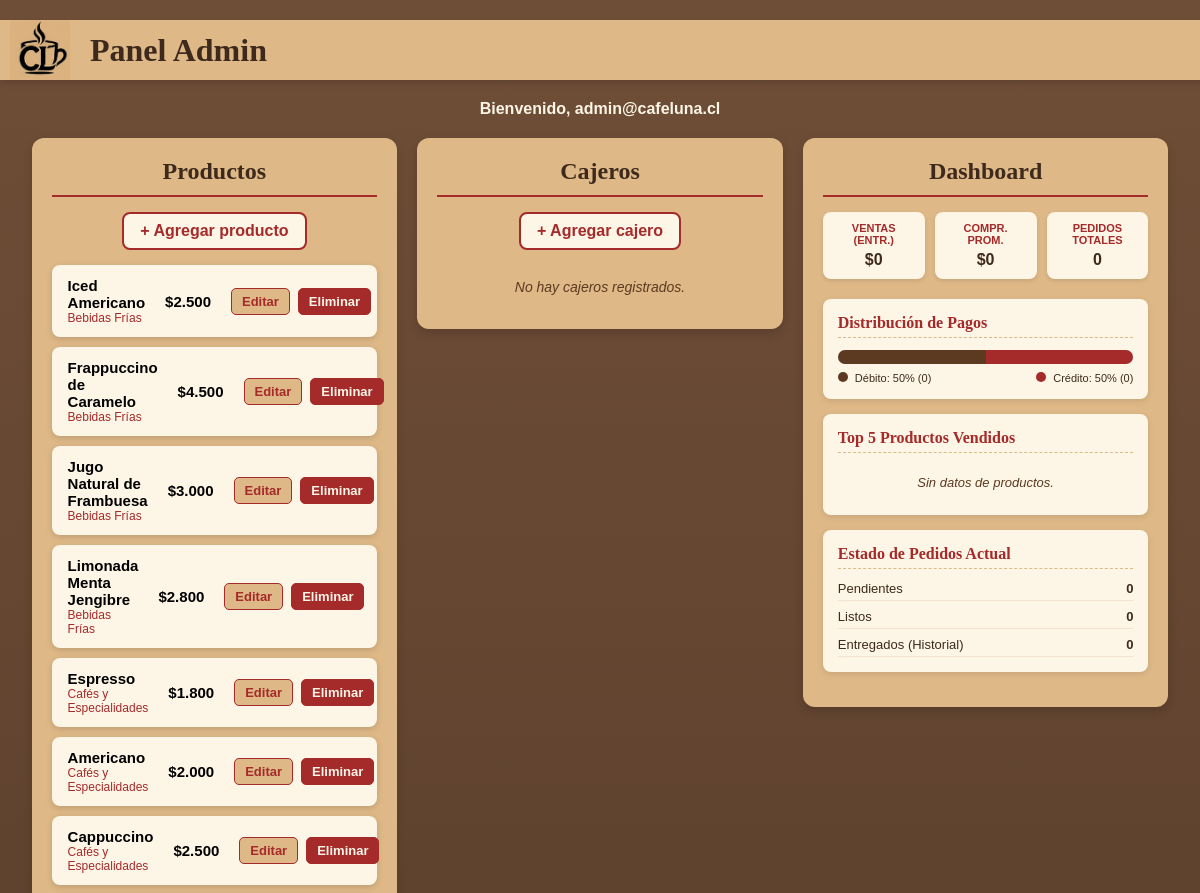
The app's page /principal.php (signed in, upper part), older data.
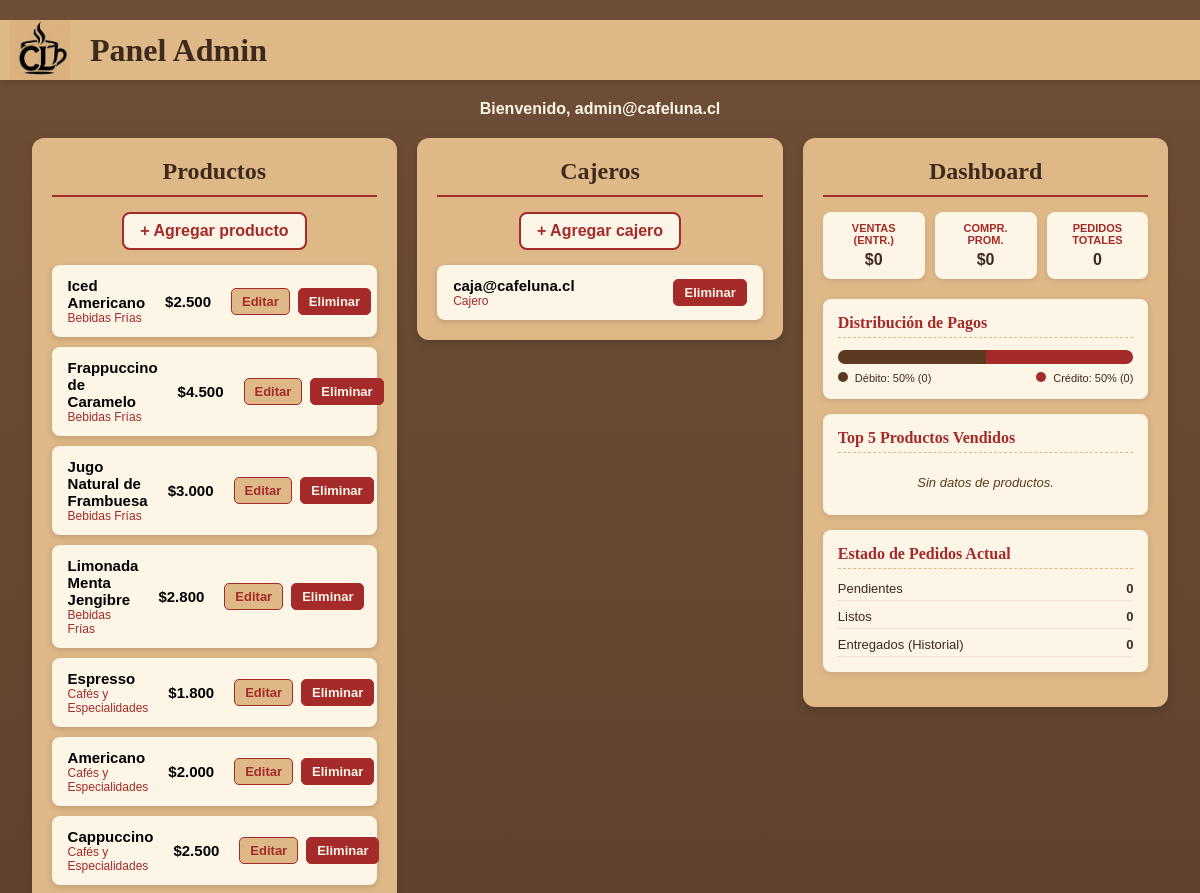
The same page, newer data.
### tables this page shows
CREATE TABLE producto (
    id INT AUTO_INCREMENT PRIMARY KEY,
    nombre VARCHAR(100) NOT NULL,
    precio INT NOT NULL,
    id_categoria INT NOT NULL,
    FOREIGN KEY (id_categoria) REFERENCES categoria(id)
);

CREATE TABLE categoria (
    id INT AUTO_INCREMENT PRIMARY KEY,
    nombre VARCHAR(50) NOT NULL
);

CREATE TABLE usuario (
    id INT AUTO_INCREMENT PRIMARY KEY,
    correo VARCHAR(100) NOT NULL,
    contrasenia VARCHAR(255) NOT NULL,
    rol VARCHAR(20) DEFAULT 'admin'
);

### principal.php (the view, shortened to what this page needs)
<?php
$conexion = conectarDB();
$kpi_query = $conexion->query("SELECT SUM(total) as total_ventas, COUNT(id) as total_pedidos, AVG(total) as ticket_promedio FROM pedido WHERE id_estado = 3");
$kpis = $kpi_query ? $kpi_query->fetch_assoc() : null;
$total_ventas = $kpis && $kpis["total_ventas"] ? (int)$kpis["total_ventas"] : 0;
$ticket_promedio = $kpis && $kpis["ticket_promedio"] ? (float)$kpis["ticket_promedio"] : 0;
$total_pedidos_query = $conexion->query("SELECT COUNT(id) as cant FROM pedido");
$total_pedidos_general = $total_pedidos_query ? (int)$total_pedidos_query->fetch_assoc()["cant"] : 0;
$estados_cant = [1 => 0, 2 => 0, 3 => 0];
$metodos_pago = ["credito" => 0, "debito" => 0];
$total_metodos = 0;
$ventas_productos = [];
arsort($ventas_productos);
$top_productos = array_slice($ventas_productos, 0, 5, true);
?>
<!DOCTYPE html>
<html lang="es">
<head>
    <link href="estilos/estilos.css" rel="stylesheet"/>
</head>
<body>
    <header class="banner-flotante">
        <div class="banner-imagen">
            <img src="imagenes/logo.png" alt="Logo Café Luna">
        </div>
        <h2 style="color: #3d2a1d; margin: 0; font-family: Impact, serif; font-size: 32px;">Panel Admin</h2>
    </header>
    <div class="admin-contenedor">
        <p class="admin-bienvenida">Bienvenido, <?php echo htmlspecialchars($_SESSION["admin"]); ?></p>
        <div class="columnas-admin">
            <div class="columna-admin">
                <h2>Productos</h2>
                <div style="text-align: center; margin-bottom: 15px;">
                    <a href="AdminPhps/adminAgregar.php" class="btn-agregar" style="margin-bottom: 0;">+ Agregar producto</a>
                </div>
                <div class="contenedor-productos-admin">
                    <?php
                    $resultado = $conexion->query("SELECT producto.*, categoria.nombre AS nombre_categoria
                        FROM producto
                        JOIN categoria ON producto.id_categoria = categoria.id
                        ORDER BY categoria.nombre");
                    while ($fila = $resultado->fetch_assoc()) {
                    ?>
                    <div class="tarjeta-producto-admin">
                        <div class="tarjeta-info">
                            <p class="tarjeta-nombre"><?php echo $fila["nombre"]; ?></p>
                            <p class="tarjeta-categoria"><?php echo $fila["nombre_categoria"]; ?></p>
                        </div>
                        <p class="tarjeta-precio">$<?php echo number_format($fila["precio"], 0, ',', '.'); ?></p>
                        <div class="tarjeta-acciones">
                            <a href="AdminPhps/adminEditar.php?id=<?php echo $fila['id']; ?>" class="btn-editar">Editar</a>
                            <a href="AdminPhps/adminEliminar.php?id=<?php echo $fila['id']; ?>" class="btn-eliminar" onclick="return confirm('¿Eliminar este producto?')">Eliminar</a>
                        </div>
                    </div>
                    <?php } ?>
                </div>
            </div>
            <div class="columna-admin">
                <h2>Cajeros</h2>
                <div style="text-align: center; margin-bottom: 15px;">
                    <a href="AdminPhps/adminAgregarCajero.php" class="btn-agregar" style="margin-bottom: 0;">+ Agregar cajero</a>
                </div>
                <div class="contenedor-productos-admin">
                    <?php
                    $resultado_cajeros = $conexion->query("SELECT * FROM usuario WHERE rol = 'caja' ORDER BY correo");
                    if ($resultado_cajeros && $resultado_cajeros->num_rows > 0) {
                        while ($fila_caja = $resultado_cajeros->fetch_assoc()) {
                        ?>
                        <div class="tarjeta-producto-admin">
                            <div class="tarjeta-info">
                                <p class="tarjeta-nombre"><?php echo htmlspecialchars($fila_caja["correo"]); ?></p>
                                <p class="tarjeta-categoria">Cajero</p>
                            </div>
                            <div class="tarjeta-acciones">
                                <a href="AdminPhps/adminEliminarCajero.php?id=<?php echo $fila_caja['id']; ?>" class="btn-eliminar" onclick="return confirm('¿Eliminar este cajero?')">Eliminar</a>
                            </div>
                        </div>
                        <?php
                        }
                    } else {
                    ?>
                        <p style="color: #5c3a21; font-style: italic; font-size: 14px; text-align: center;">No hay cajeros registrados.</p>
                    <?php
                    }
                    ?>
                </div>
            </div>
            <div class="columna-admin">
                <h2>Dashboard</h2>
                <div class="dashboard-kpis">
                    <div class="kpi-tarjeta">
                        <div class="kpi-titulo">Ventas (Entr.)</div>
                        <div class="kpi-valor">$<?php echo number_format($total_ventas, 0, ',', '.'); ?></div>
                    </div>
                    <div class="kpi-tarjeta">
                        <div class="kpi-titulo">Compr. Prom.</div>
                        <div class="kpi-valor">$<?php echo number_format($ticket_promedio, 0, ',', '.'); ?></div>
                    </div>
                    <div class="kpi-tarjeta">
                        <div class="kpi-titulo">Pedidos Totales</div>
                        <div class="kpi-valor"><?php echo $total_pedidos_general; ?></div>
                    </div>
                </div>
                <div class="dashboard-seccion">
                    <h3>Distribución de Pagos</h3>
                    <?php
                    $pct_debito = $total_metodos > 0 ? round(($metodos_pago["debito"] / $total_metodos) * 100) : 50;
                    $pct_credito = $total_metodos > 0 ? round(($metodos_pago["credito"] / $total_metodos) * 100) : 50;
                    ?>
                    <div class="barra-progreso-doble">
                        <div class="progreso-debito" style="width: <?php echo $pct_debito; ?>%;" title="Débito: <?php echo $metodos_pago["debito"]; ?> pedidos"></div>
                        <div class="progreso-credito" style="width: <?php echo $pct_credito; ?>%;" title="Crédito: <?php echo $metodos_pago["credito"]; ?> pedidos"></div>
                    </div>
                    <div class="barra-leyenda">
                        <span><span class="leyenda-color debito"></span> Débito: <?php echo $pct_debito; ?>% (<?php echo $metodos_pago["debito"]; ?>)</span>
                        <span><span class="leyenda-color credito"></span> Crédito: <?php echo $pct_credito; ?>% (<?php echo $metodos_pago["credito"]; ?>)</span>
                    </div>
                </div>
                <div class="dashboard-seccion">
                    <h3>Top 5 Productos Vendidos</h3>
                    <div class="top-productos-lista">
                        <?php
                        if (!empty($top_productos)) {
                            $pos = 1;
                            foreach ($top_productos as $nombre => $cant) {
                            ?>
                            <div class="top-producto-item">
                                <div class="top-pos">#<?php echo $pos++; ?></div>
                                <div class="top-nombre"><?php echo htmlspecialchars($nombre); ?></div>
                                <div class="top-cant"><?php echo $cant; ?> u.</div>
                            </div>
                            <?php
                            }
                        } else {
                        ?>
                            <p style="color: #5c3a21; font-style: italic; font-size: 13px; text-align: center; margin: 10px 0;">Sin datos de productos.</p>
                        <?php
                        }
                        ?>
                    </div>
                </div>
                <div class="dashboard-seccion">
                    <h3>Estado de Pedidos Actual</h3>
                    <div class="estados-graficos">
                        <div class="estado-barra-info">
                            <span>Pendientes</span>
                            <span><strong><?php echo $estados_cant[1]; ?></strong></span>
                        </div>
                        <div class="estado-barra-info">
                            <span>Listos</span>
                            <span><strong><?php echo $estados_cant[2]; ?></strong></span>
                        </div>
                        <div class="estado-barra-info">
                            <span>Entregados (Historial)</span>
                            <span><strong><?php echo $estados_cant[3]; ?></strong></span>
                        </div>
                    </div>
                </div>
            </div>
        </div>
    </div>
</body>
</html>

### estilos/estilos.css (style rules this page uses)
body { background: linear-gradient(180deg, #6f4e37 0%, #3d2a1d 100%); background-attachment: fixed; font-family: sans-serif; padding: 20px; margin: 0; overflow-x: hidden; }
h2 { font-size: 30px; }
h1, h2 { font-family: Impact, serif; }
h1, h2, p { text-align: center; }
a { color: black; }
img { display: block; margin-left: auto; margin-right: auto; }
.banner-flotante { position: sticky; top: 0; z-index: 1000; display: flex; align-items: center; justify-content: flex-start; gap: 20px; background-color: #deb887; box-shadow: 0 4px 6px rgba(0,0,0,0.1); width: calc(100% + 40px); margin-left: -20px; margin-top: 0px; padding: 0 10px; }
.banner-imagen { width: 60px; height: 60px; flex-shrink: 0; }
.banner-imagen img { display: inline; margin: 0; width: 60px; height: 60px; object-fit: contain; }
.btn-editar, .btn-eliminar { padding: 5px 10px; border-radius: 5px; font-weight: bold; text-decoration: none; font-size: 13px; }
.btn-editar { background-color: burlywood; color: brown; border: 1px solid brown; }
.btn-eliminar { background-color: brown; color: #fdf5e6; border: 1px solid brown; }
.contenedor-productos-admin { display: flex; flex-direction: column; gap: 10px; margin-top: 15px; }
.tarjeta-producto-admin { display: flex; align-items: center; justify-content: space-between; background-color: #fdf5e6; border-radius: 8px; padding: 12px 16px; box-shadow: 0 2px 6px rgba(0,0,0,0.15); }
.tarjeta-info { flex: 1; }
.tarjeta-nombre { margin: 0; font-weight: bold; font-size: 15px; text-align: left; }
.tarjeta-categoria { margin: 0; font-size: 12px; color: brown; text-align: left; }
.tarjeta-precio { margin: 0 20px; font-weight: bold; font-size: 15px; }
.tarjeta-acciones { display: flex; gap: 8px; }
.btn-agregar { display: inline-block; background-color: #fdf5e6; color: brown; border: 2px solid brown; padding: 8px 16px; border-radius: 8px; font-weight: bold; text-decoration: none; margin-bottom: 15px; }

### principal.php (style rules this page uses)
.admin-contenedor { width: 98%; max-width: 1600px; margin: 20px auto; display: flex; flex-direction: column; gap: 20px; }
.admin-bienvenida { color: #fdf5e6; font-size: 16px; margin: 0; text-align: center; font-weight: bold; }
.columnas-admin { display: flex; gap: 20px; flex-wrap: wrap; align-items: flex-start; }
.columna-admin { flex: 1; min-width: 320px; background-color: burlywood; border-radius: 12px; padding: 20px; box-shadow: 0 4px 10px rgba(0,0,0,0.15); box-sizing: border-box; }
.columna-admin h2 { font-size: 24px; color: #3d2a1d; border-bottom: 2px solid brown; padding-bottom: 10px; margin-top: 0; margin-bottom: 15px; text-align: center; }
.dashboard-kpis { display: flex; gap: 10px; margin-bottom: 20px; flex-wrap: wrap; }
.kpi-tarjeta { flex: 1; min-width: 90px; background-color: #fdf5e6; padding: 10px; border-radius: 8px; box-shadow: 0 2px 4px rgba(0,0,0,0.1); text-align: center; box-sizing: border-box; }
.kpi-titulo { font-size: 11px; color: brown; font-weight: bold; text-transform: uppercase; margin-bottom: 5px; }
.kpi-valor { font-size: 16px; color: #3d2a1d; font-weight: bold; }
.dashboard-seccion { background-color: #fdf5e6; border-radius: 8px; padding: 15px; margin-bottom: 15px; box-shadow: 0 2px 6px rgba(0,0,0,0.1); box-sizing: border-box; }
.dashboard-seccion h3 { margin-top: 0; margin-bottom: 12px; font-size: 16px; color: brown; border-bottom: 1px dashed #deb887; padding-bottom: 5px; text-align: left; font-family: Impact, serif; }
.barra-progreso-doble { height: 14px; border-radius: 7px; background-color: #e2e3e5; display: flex; overflow: hidden; margin-bottom: 8px; }
.progreso-debito { background-color: #5c3a21; }
.progreso-credito { background-color: brown; }
.barra-leyenda { display: flex; justify-content: space-between; font-size: 11px; color: #3d2a1d; }
.leyenda-color { display: inline-block; width: 10px; height: 10px; border-radius: 50%; margin-right: 4px; }
.leyenda-color.debito { background-color: #5c3a21; }
.leyenda-color.credito { background-color: brown; }
.top-productos-lista { display: flex; flex-direction: column; gap: 8px; }
.estados-graficos { display: flex; flex-direction: column; gap: 8px; }
.estado-barra-info { display: flex; justify-content: space-between; font-size: 13px; color: #3d2a1d; border-bottom: 1px solid #f2e2cf; padding-bottom: 4px; }

Row changes from the older to the newer data that the page shows:
added usuario: correo "caja@cafeluna.cl"
Text that changed along with them:
text no longer shown: "No hay cajeros registrados."
